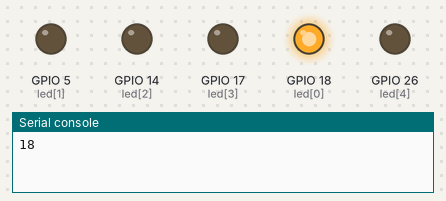
Simulated run of this program. Board: ESP32 board running MicroPython. Parts: output pins drawn as LEDs (lit = HIGH), the last lines printed to the serial console.

Above: at 0.05 s.
At 0.65 s:
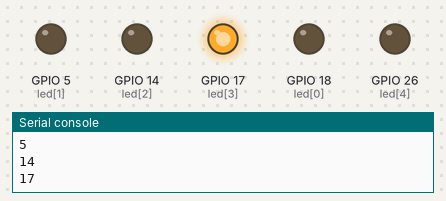
At 1.15 s:
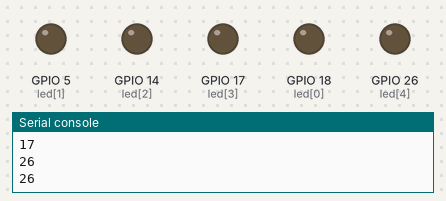
At 2.25 s:
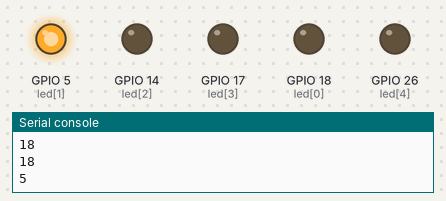
At 3.05 s:
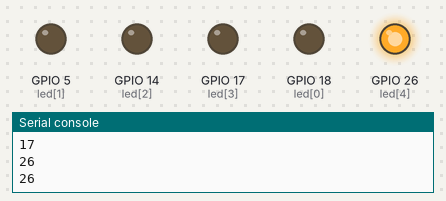
At 4.45 s:
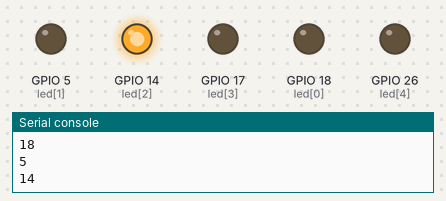
Timing chart, 0 to 4.8 s (numbered marks = the images above):
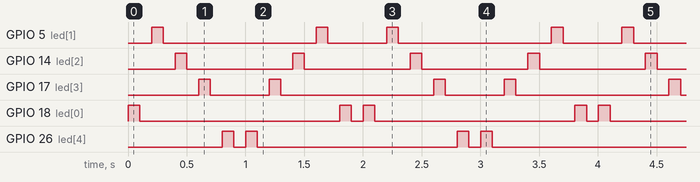

The program:

step1_flowing.py
```python
from machine import Pin
import time

pins = [18, 5, 14, 17, 26]                # 다섯 개의 핀 번호를 목록에 모으기


def showLed():
    for pin in pins:                      # 왼쪽 → 오른쪽
        print(pin)                        # 지금 켜는 핀 번호 찍기
        led = Pin(pin, Pin.OUT)
        led.value(1)                      # 켜기
        time.sleep_ms(100)                # 0.1초
        led.value(0)                      # 끄기
        time.sleep_ms(100)

    for pin in reversed(pins):            # 오른쪽 → 왼쪽 (거꾸로)
        print(pin)
        led = Pin(pin, Pin.OUT)
        led.value(1)
        time.sleep_ms(100)
        led.value(0)
        time.sleep_ms(100)


while True:
    showLed()                             # 묶어 둔 동작을 계속 부르기
```

Measured:
- by itself, GPIO 5 (led[1]): repeats every 2.0 s: LOW 1.3 s, HIGH 0.10 s, LOW 0.50 s, HIGH 0.10 s
- by itself, GPIO 14 (led[2]): alternates HIGH for 0.10 s and LOW for 0.90 s
- by itself, GPIO 17 (led[3]): repeats every 2.0 s: LOW 0.50 s, HIGH 0.10 s, LOW 1.3 s, HIGH 0.10 s
- by itself, GPIO 18 (led[0]): repeats every 2.0 s: LOW 1.7 s, HIGH 0.10 s, LOW 0.10 s, HIGH 0.10 s
- by itself, GPIO 26 (led[4]): repeats every 2.0 s: LOW 0.10 s, HIGH 0.10 s, LOW 1.7 s, HIGH 0.10 s
